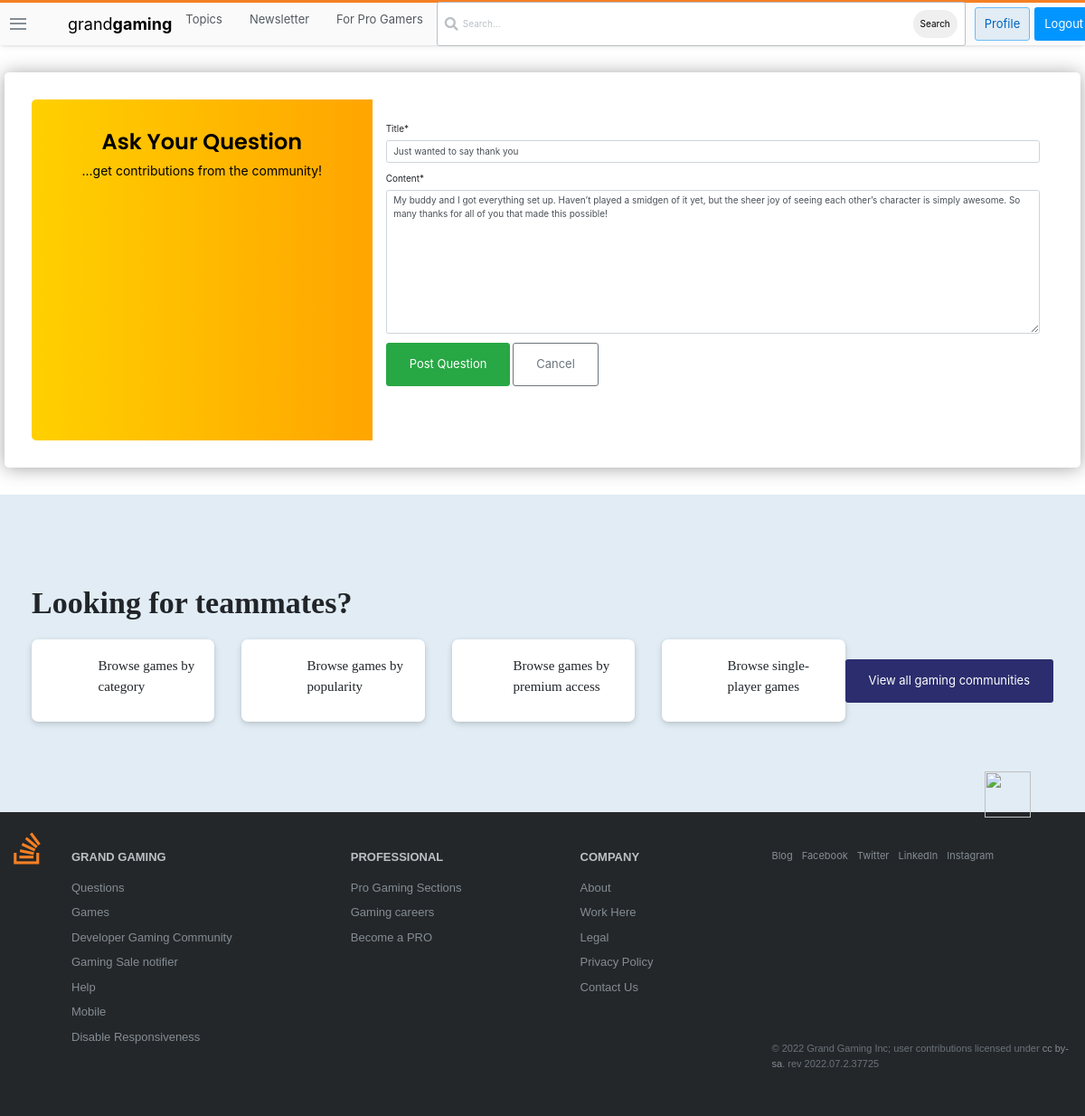
The app's page /questions/3/update/ (signed in) with its own data.
### forumbase/models.py (models this page shows, shortened)
class Question(models.Model):
    user = models.ForeignKey(User, on_delete=models.CASCADE)
    title = models.CharField(max_length=10000)
    content = RichTextField()
    likes = models.ManyToManyField(User, related_name='question_post')
    date_created = models.DateTimeField(default=timezone.now)

### forumbase/views.py (the view, shortened to what this page needs)
# urls.py: path('questions/<int:pk>/update/', views.QuestionUpdateView.as_view(), name="question-update"),
class QuestionUpdateView(UserPassesTestMixin, LoginRequiredMixin, UpdateView):
    model = Question
    fields = ['title', 'content']
    def test_func(self):
        questions = self.get_object()
        if self.request.user == questions.user:
            return True
        return False

### forumbase/templates/forumbase/question_form.html (shortened to what this page needs)
{% extends 'base.html' %}
{% load static %}
{% load crispy_forms_tags %}
{% block content %}
    <!DOCTYPE html>
    <html lang="en">
    <head>
    </head>
    <body>
        <div class="page-content page-container" id="page-content">
            <div class="padding">
                <div class="row  d-flex justify-content-center">
                        <div class="card user-card-full">
                            <div class="row m-l-0 m-r-0">
                                <div class="col-sm-4 bg-c-lite-green user-profile">
                                    <div class="card-block text-center text-white">
                                        <h6 class="f-w-600" style="font-size: 24px; color: black;">Ask Your Question</h6>
                                        <p style="font-size: 14px; color: black;">...get contributions from the community!</p>
                                    </div>
                                </div>
                                <div class="col-sm-8">
                                    <div class="card-block">
                                        </div>
                                        <form action="" method="POST" enctype="multipart/form-data">
                                                {{form|crispy}}
                                                <button class="btn btn-success" id="logout-btn" type="submit">Post Question</button>
                                                <a style="text-decoration: none; " class="btn btn-outline-secondary" href="">Cancel</a>
                                        </form>
                                        <ul class="social-link list-unstyled m-t-40 m-b-10">
                                            <li></li>
                                            <li></li>
                                            <li></li>
                                        </ul>
                                    </div>
                                </div>
                            </div>
                        </div>
                    </div>
                </div>
    </body>
    </html>
{% endblock content %}

### static/main.css (style rules this page uses)
:root { --white: #fff; --black: #0c0d0e; --orange: #f48024; --yellow: #fbf2d4; --green: #5eba7d; --blue: #0077cc; --powder: #e1ecf4; --red: #d1383d; --black-025: #fafafb; --black-050: #eff0f1; --black-075: #e4e6e8; --black-100: #d6d9dc; --black-150: #c8ccd0; --black-200: #bbc0c4; --black-300: #9fa6ad; --black-350: #9199a1; --black-400: #848d95; --black-500: #6a737c; --black-600: #535a60; --black-700: #3c4146; --black-750: #2f3337; --black-800: #242729; --black-900: #0c0d0e; --orange-050: #fff7f2; --orange-100: #fee3cf; --orange-200: #fcd0ad; --orange-300: #f7aa6d; --orange-400: #f48024; --orange-500: #f2720c; --orange-600: #da670b; --orange-700: #bd5c00; --orange-800: #a35200; --orange-900: #874600; --blue-050: #f2f9ff; --blue-100: #cfeafe; --blue-200: #addafc; --blue-300: #6cbbf7; --blue-400: #379fef; --blue-500: #0095ff; --blue-600: #0077cc; --blue-700: #0064bd; --blue-800: #0054a3; --blue-900: #004487; --powder-050: #f4f8fb; --powder-100: #e1ecf4; --powder-200: #d1e5f1; --powder-300: #b3d3ea; --powder-400: #a0c7e4; --powder-500: #7aa7c7; --powder-600: #5b8db1; --powder-700: #39739d; --powder-800: #2c5777; --powder-900: #1e3c52; --green-025: #eef8f1; --green-050: #dcf0e2; --green-100: #cae8d4; --green-200: #a6d9b7; --green-300: #82ca9a; --green-400: #5eba7d; --green-500: #48a868; --green-600: #3d8f58; --green-700: #2f6f44; --green-800: #29603b; --green-900: #1e472c; --yellow-050: #fdf7e3; --yellow-100: #fbf2d4; --yellow-200: #f1e5bc; --yellow-300: #e6d178; --yellow-400: #e9c63f; --yellow-500: #ddb624; --yellow-600: #cea51b; --yellow-700: #b89516; --yellow-800: #9f8010; --yellow-900: #826a0b; --red-050: #fdf3f4; --red-100: #f9d3d7; --red-200: #f4b4bb; --red-300: #e87c87; --red-400: #de535e; --red-500: #d1383d; --red-600: #c02d2e; --red-700: #ac2726; --red-800: #942121; --red-900: #7a1819; --gold: #ffcc01; --gold-lighter: #fff4d1; --gold-darker: #f1b600; --silver: #b4b8bc; --silver-lighter: #e8e8e8; --silver-darker: #9a9c9f; --bronze: #caa789; --bronze-lighter: #f2e9e1; --bronze-darker: #ab825f; --fc-dark: #0c0d0e; --fc-medium: #3c4146; --fc-light: #6a737c; --focus-ring: rgba(0,149,255,0.15); --focus-ring-success: rgba(166,217,183,0.4); --focus-ring-warning: rgba(233,198,63,0.4); --focus-ring-error: rgba(192,45,46,0.15); --focus-ring-muted: rgba(36,39,41,0.1); --bs-sm: 0 1px 2px rgba(0,0,0,0.05),0 1px 4px rgba(0,0,0,0.05),0 2px 8px rgba(0,0,0,0.05); --bs-md: 0 1px 3px rgba(0,0,0,0.06),0 2px 6px rgba(0,0,0,0.06),0 3px 8px rgba(0,0,0,0.09); --bs-lg: 0 1px 4px rgba(0,0,0,0.09),0 3px 8px rgba(0,0,0,0.09),0 4px 13px rgba(0,0,0,0.13); --scrollbar: rgba(0,0,0,0.2); --highlight-bg: #f6f6f6; --highlight-color: #2f3337; --highlight-comment: #656e77; --highlight-punctuation: var(--black-600); --highlight-namespace: #b75501; --highlight-attribute: #015692; --highlight-literal: #b75501; --highlight-symbol: #803378; --highlight-keyword: #015692; --highlight-variable: #54790d; --highlight-addition: #2f6f44; --highlight-deletion: #c02d2e; --dark-blue:#2b2d6e; --magnolia:#f7f6f9; }
*, *::before, *::after { margin: 0; padding: 0; box-sizing: border-box; }
html { font-family: Arial, "Helvetica Neue", Helvetica, sans-serif; font-size: 10px; color: var(--black-800); }
ul { list-style: none; }
a { text-decoration: none; color: var(--blue-600); cursor: pointer; }
.btn { text-align: center; font-size: 1.3rem; border-radius: 3px; transition: all 0.5s; padding: 1.3rem 2.5rem; }
.card { flex: 1 auto; flex-basis: calc(33% - 4rem); display: flex; flex-direction: column; background-color: var(--white); box-shadow: var(--bs-sm); padding: 3rem; border-radius: 0.7rem; margin: 2rem; position: relative; }

### records on screen
Question: title "Just wanted to say thank you", content "My buddy and I got everything set up. Haven’t played a smidgen of it yet, but the sheer joy of seeing each other’s character is simply awesome. So many thanks for all of you that made this possible!"
